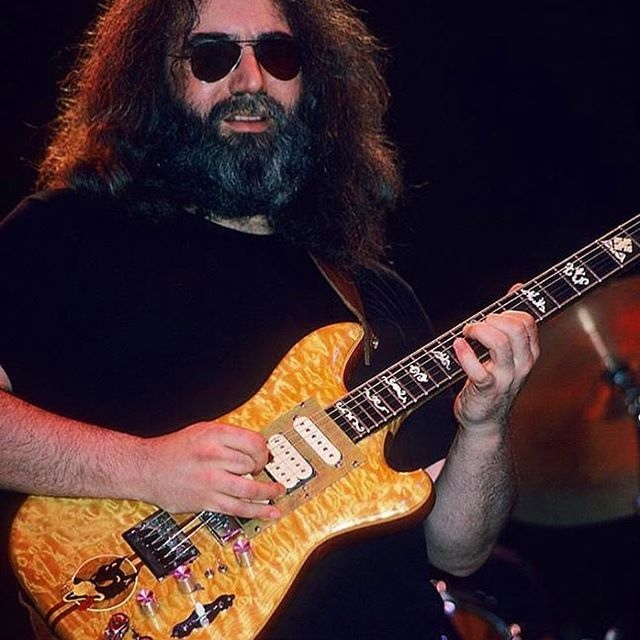
#> input picture pythonProject/wolf.jpg, 640 x 640 px
$ python main.py
#> lines starting #> are read from the running program, lines starting #| are printed output that depends on the picture; after the words box and inside, x2 and y2 are one past the last pixel; in counts of white or black regions, pixels touching at a corner belong together
import cv2
import numpy as np
import matplotlib.pyplot as plt


if __name__ == '__main__':
    print("Start")

    image_path = 'wolf.jpg'
    image = cv2.imread(image_path)
#> image is the input picture: shape (640, 640, 3); mean B, G, R 44.3, 43, 64.9
    gray = cv2.cvtColor(image, cv2.COLOR_BGR2GRAY)
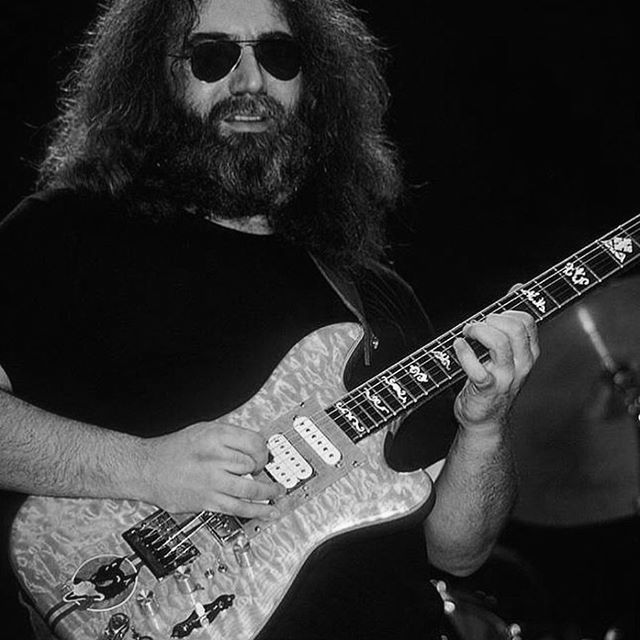
#> gray: shape (640, 640); min 0, max 255, mean 49.7

    # Apply thresholding
    _, binary = cv2.threshold(gray, 0, 255, cv2.THRESH_BINARY_INV + cv2.THRESH_OTSU)
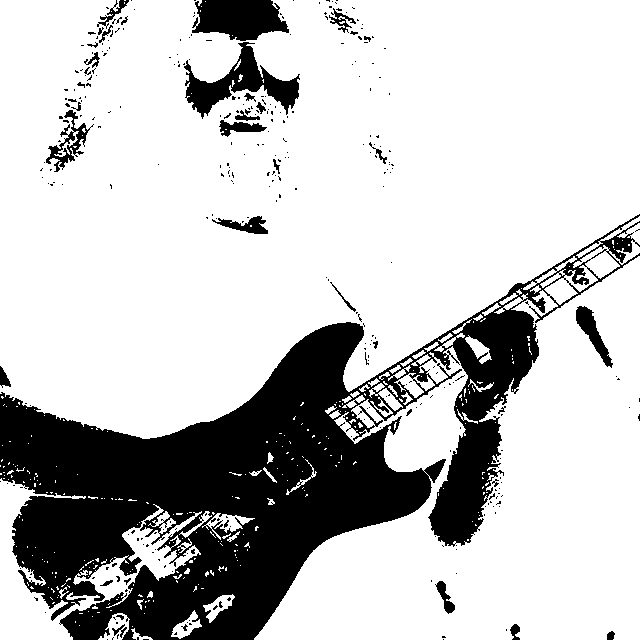
#> binary: shape (640, 640); 76.1% white; 333 black regions (294 under 20 px), largest, box (x1, y1, x2, y2) and area: (0, 214, 640, 640) 86394, (184, 42, 300, 119) 3116, (192, 0, 289, 41) 2939

    # Remove small noise through morphological operations
    kernel = np.ones((3, 3), np.uint8)
    opening = cv2.morphologyEx(binary, cv2.MORPH_OPEN, kernel, iterations=2)
#> opening: shape (640, 640); 73% white; 95 black regions (80 under 20 px), largest, box (x1, y1, x2, y2) and area: (0, 214, 640, 640) 97130, (174, 0, 300, 137) 7644, (44, 96, 95, 172) 1461

    # Determine sure background area
    sure_bg = cv2.dilate(opening, kernel, iterations=3)
#> sure_bg: shape (640, 640); 78.3% white; 21 black regions (8 under 20 px), largest, box (x1, y1, x2, y2) and area: (0, 222, 634, 640) 82461, (189, 0, 296, 113) 4601, (53, 110, 84, 167) 614

    # Determine sure foreground area using distance transform
    dist_transform = cv2.distanceTransform(opening, cv2.DIST_L2, 5)
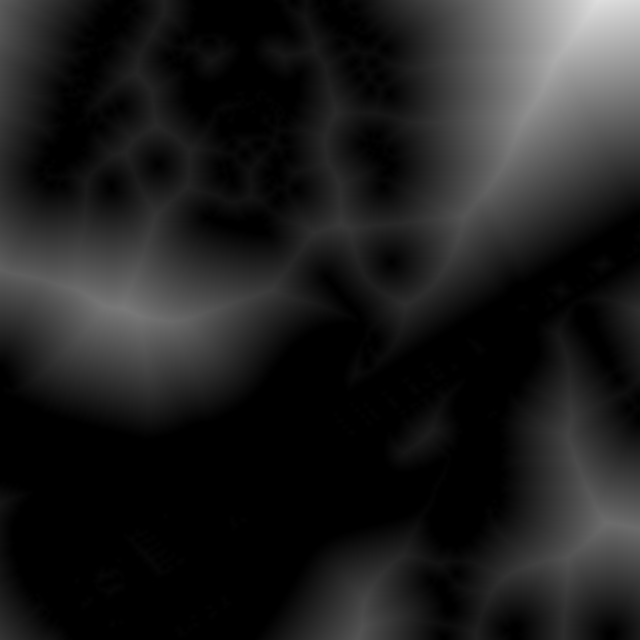
#> dist_transform: shape (640, 640) float32; min 0, max 222.1, mean 31
    _, sure_fg = cv2.threshold(dist_transform, 0.7 * dist_transform.max(), 255, 0)
#> sure_fg: shape (640, 640) float32; 1.8% white; 1 white region, box (x1, y1, x2, y2) and area: (531, 0, 640, 87) 7192

    # Determine unknown region
    sure_fg = np.uint8(sure_fg)
    unknown = cv2.subtract(sure_bg, sure_fg)
#> unknown: shape (640, 640); 76.5% white; 22 black regions (8 under 20 px), largest, box (x1, y1, x2, y2) and area: (0, 222, 634, 640) 82461, (531, 0, 640, 87) 7192, (189, 0, 296, 113) 4601

    # Marker labelling
    _, markers = cv2.connectedComponents(sure_fg)

    # Add one to all labels to distinguish sure regions from unknown region
    markers = markers + 1

    # Mark the unknown region with zero
    markers[unknown == 255] = 0
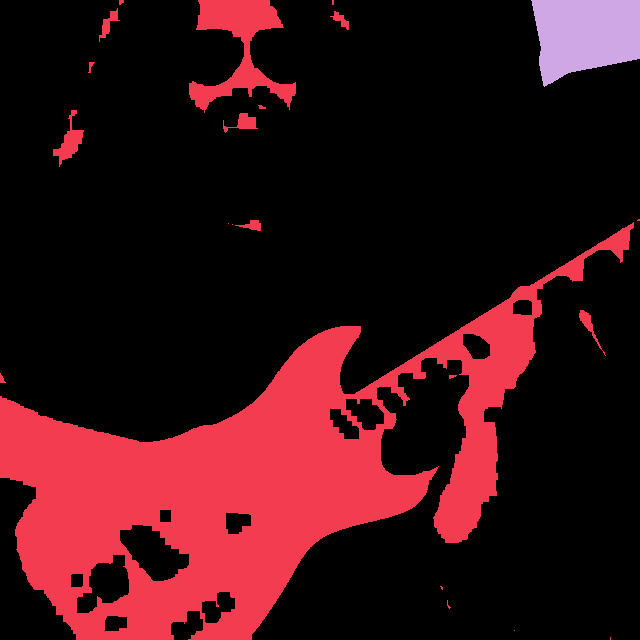
#> markers: shape (640, 640) int32; 3 distinct labels, from 0 to 2; one colour per label, 0 black

    # Apply Watershed algorithm
    markers = cv2.watershed(image, markers)
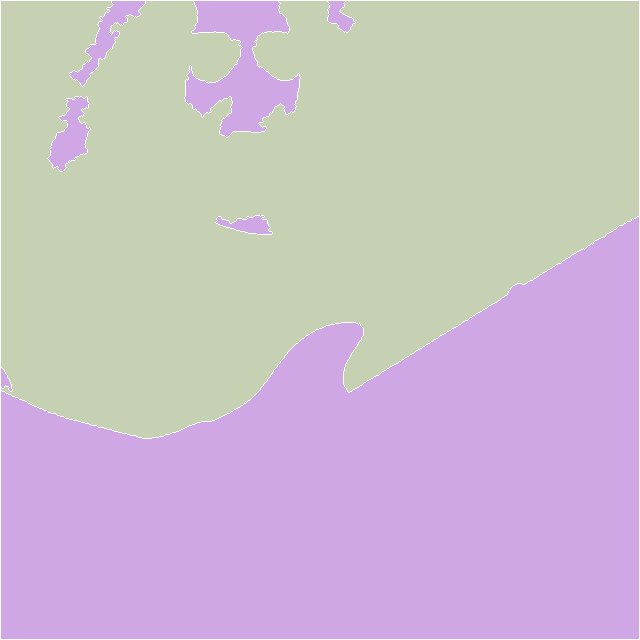
#> markers: shape (640, 640) int32; 3 distinct labels, from -1 to 2; one colour per label, 0 black, -1 white
    image[markers == -1] = [255, 0, 0]
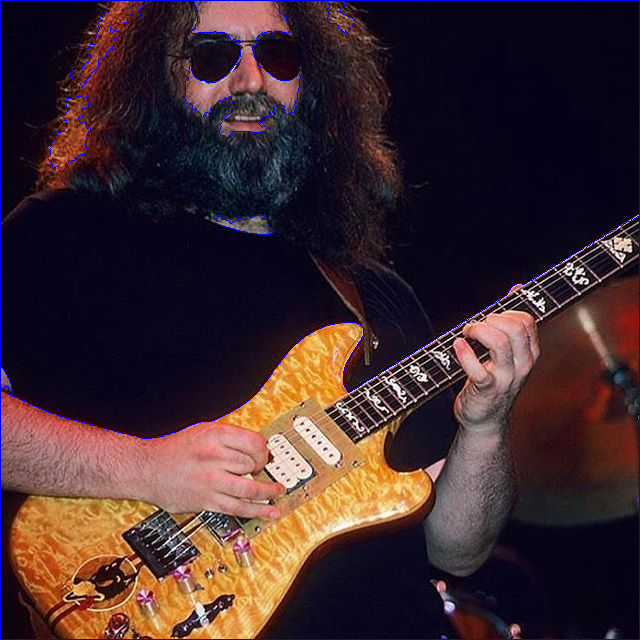
#> image: shape (640, 640, 3); 1.12% of pixels changed, all inside (x1, y1, x2, y2) = (0, 0, 640, 640)

    # Find contours on the segmented image
    contours, _ = cv2.findContours(markers.astype(np.uint8), cv2.RETR_EXTERNAL, cv2.CHAIN_APPROX_SIMPLE)
#> contours = [[[0, 0], [0, 639], [639, 639], [639, 0]]]

    # Draw the contours on a copy of the original image
    contour_image = image.copy()
    cv2.drawContours(contour_image, contours, -1, (0, 255, 0), 2)
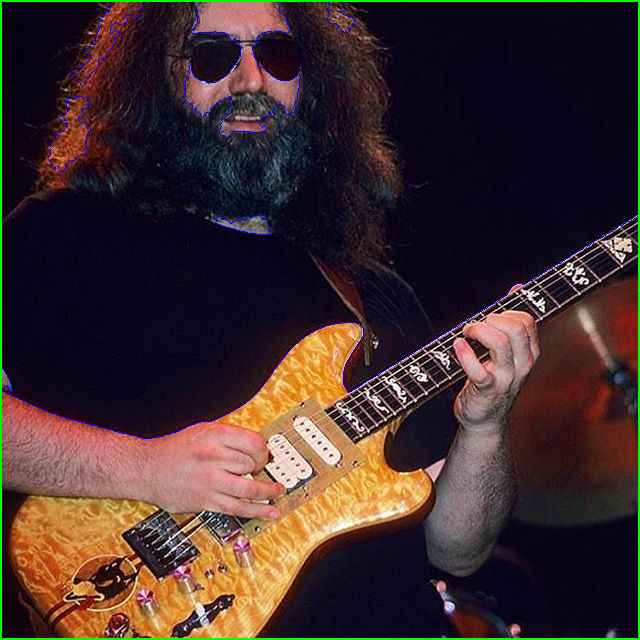
#> contour_image: shape (640, 640, 3); 1.25% of pixels changed, all inside (x1, y1, x2, y2) = (0, 0, 640, 640)

    # Convert the BGR image to RGB for displaying with Matplotlib
    contour_image_rgb = cv2.cvtColor(contour_image, cv2.COLOR_BGR2RGB)
    original_image_rgb = cv2.cvtColor(image, cv2.COLOR_BGR2RGB)

    # Plot the images using Matplotlib
    plt.figure(figsize=(10, 5))

    plt.subplot(1, 2, 1)
    plt.title('Original Image')
    plt.imshow(original_image_rgb)
    plt.axis('off')

    plt.subplot(1, 2, 2)
    plt.title('Contours after Segmentation')
    plt.imshow(contour_image_rgb)
    plt.axis('off')

    plt.show()
